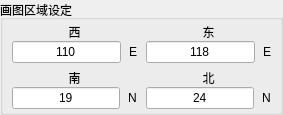
             <widget class="QGroupBox" name="groupBox_2">
              <property name="sizePolicy">
               <sizepolicy hsizetype="Preferred" vsizetype="Preferred">
                <horstretch>1</horstretch>
                <verstretch>0</verstretch>
               </sizepolicy>
              </property>
              <property name="styleSheet">
               <string notr="true">font: 11pt &quot;微软雅黑&quot;;</string>
              </property>
              <property name="title">
               <string>画图区域设定</string>
              </property>
              <layout class="QGridLayout" name="gridLayout_3">
               <property name="leftMargin">
                <number>6</number>
               </property>
               <property name="topMargin">
                <number>3</number>
               </property>
               <property name="rightMargin">
                <number>6</number>
               </property>
               <property name="bottomMargin">
                <number>3</number>
               </property>
               <property name="horizontalSpacing">
                <number>3</number>
               </property>
               <item row="0" column="0">
                <layout class="QVBoxLayout" name="verticalLayout_16" stretch="0,1">
                 <item>
                  <widget class="QLabel" name="label_5">
                   <property name="styleSheet">
                    <string notr="true">font: 10pt &quot;微软雅黑&quot;;</string>
                   </property>
                   <property name="text">
                    <string>西</string>
                   </property>
                   <property name="alignment">
                    <set>Qt::AlignCenter</set>
                   </property>
                  </widget>
                 </item>
                 <item>
                  <layout class="QHBoxLayout" name="horizontalLayout_7">
                   <property name="spacing">
                    <number>8</number>
                   </property>
                   <property name="leftMargin">
                    <number>3</number>
                   </property>
                   <property name="rightMargin">
                    <number>3</number>
                   </property>
                   <item>
                    <widget class="QLineEdit" name="lineEdit_3">
                     <property name="styleSheet">
                      <string notr="true">font: 10pt &quot;微软雅黑&quot;;</string>
                     </property>
                     <property name="text">
                      <string>110</string>
                     </property>
                     <property name="alignment">
                      <set>Qt::AlignCenter</set>
                     </property>
                    </widget>
                   </item>
                   <item>
                    <widget class="QLabel" name="label_11">
                     <property name="styleSheet">
                      <string notr="true">font: 11pt &quot;微软雅黑&quot;;</string>
                     </property>
                     <property name="text">
                      <string>E</string>
                     </property>
                    </widget>
                   </item>
                  </layout>
                 </item>
                </layout>
               </item>
               <item row="0" column="1">
                <layout class="QVBoxLayout" name="verticalLayout_27" stretch="0,1">
                 <item>
                  <widget class="QLabel" name="label_6">
                   <property name="styleSheet">
                    <string notr="true">font: 10pt &quot;微软雅黑&quot;;</string>
                   </property>
                   <property name="text">
                    <string>东</string>
                   </property>
                   <property name="alignment">
                    <set>Qt::AlignCenter</set>
                   </property>
                  </widget>
                 </item>
                 <item>
                  <layout class="QHBoxLayout" name="horizontalLayout_8">
                   <property name="spacing">
                    <number>8</number>
                   </property>
                   <property name="leftMargin">
                    <number>3</number>
                   </property>
                   <property name="rightMargin">
                    <number>3</number>
                   </property>
                   <item>
                    <widget class="QLineEdit" name="lineEdit_4">
                     <property name="styleSheet">
                      <string notr="true">font: 10pt &quot;微软雅黑&quot;;</string>
                     </property>
                     <property name="text">
                      <string>118</string>
                     </property>
                     <property name="alignment">
                      <set>Qt::AlignCenter</set>
                     </property>
                    </widget>
                   </item>
                   <item>
                    <widget class="QLabel" name="label_12">
                     <property name="styleSheet">
                      <string notr="true">font: 11pt &quot;微软雅黑&quot;;</string>
                     </property>
                     <property name="text">
                      <string>E</string>
                     </property>
                    </widget>
                   </item>
                  </layout>
                 </item>
                </layout>
               </item>
               <item row="1" column="0">
                <layout class="QVBoxLayout" name="verticalLayout_28" stretch="0,1">
                 <item>
                  <widget class="QLabel" name="label_7">
                   <property name="styleSheet">
                    <string notr="true">font: 10pt &quot;微软雅黑&quot;;</string>
                   </property>
                   <property name="text">
                    <string>南</string>
                   </property>
                   <property name="alignment">
                    <set>Qt::AlignCenter</set>
                   </property>
                  </widget>
                 </item>
                 <item>
                  <layout class="QHBoxLayout" name="horizontalLayout_9">
                   <property name="spacing">
                    <number>8</number>
                   </property>
                   <property name="leftMargin">
                    <number>3</number>
                   </property>
                   <property name="rightMargin">
                    <number>3</number>
                   </property>
                   <item>
                    <widget class="QLineEdit" name="lineEdit_5">
                     <property name="styleSheet">
                      <string notr="true">font: 10pt &quot;微软雅黑&quot;;</string>
                     </property>
                     <property name="text">
                      <string>19</string>
                     </property>
                     <property name="alignment">
                      <set>Qt::AlignCenter</set>
                     </property>
                    </widget>
                   </item>
                   <item>
                    <widget class="QLabel" name="label_13">
                     <property name="styleSheet">
                      <string notr="true">font: 11pt &quot;微软雅黑&quot;;</string>
                     </property>
                     <property name="text">
                      <string>N</string>
                     </property>
                    </widget>
                   </item>
                  </layout>
                 </item>
                </layout>
               </item>
               <item row="1" column="1">
                <layout class="QVBoxLayout" name="verticalLayout_29" stretch="0,1">
                 <item>
                  <widget class="QLabel" name="label_8">
                   <property name="styleSheet">
                    <string notr="true">font: 10pt &quot;微软雅黑&quot;;</string>
                   </property>
                   <property name="text">
                    <string>北</string>
                   </property>
                   <property name="alignment">
                    <set>Qt::AlignCenter</set>
                   </property>
                  </widget>
                 </item>
                 <item>
                  <layout class="QHBoxLayout" name="horizontalLayout_15">
                   <property name="spacing">
                    <number>8</number>
                   </property>
                   <property name="leftMargin">
                    <number>3</number>
                   </property>
                   <property name="rightMargin">
                    <number>3</number>
                   </property>
                   <item>
                    <widget class="QLineEdit" name="lineEdit_6">
                     <property name="styleSheet">
                      <string notr="true">font: 10pt &quot;微软雅黑&quot;;</string>
                     </property>
                     <property name="text">
                      <string>24</string>
                     </property>
                     <property name="alignment">
                      <set>Qt::AlignCenter</set>
                     </property>
                    </widget>
                   </item>
                   <item>
                    <widget class="QLabel" name="label_14">
                     <property name="styleSheet">
                      <string notr="true">font: 11pt &quot;微软雅黑&quot;;</string>
                     </property>
                     <property name="text">
                      <string>N</string>
                     </property>
                    </widget>
                   </item>
                  </layout>
                 </item>
                </layout>
               </item>
              </layout>
             </widget>
